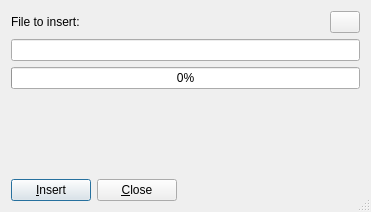
<ui version="4.0" >
 <class>InsertFileDialog_base</class>
 <widget class="QDialog" name="InsertFileDialog_base" >
  <property name="geometry" >
   <rect>
    <x>0</x>
    <y>0</y>
    <width>371</width>
    <height>212</height>
   </rect>
  </property>
  <property name="windowTitle" >
   <string>Insert File dialog</string>
  </property>
  <property name="windowIcon">
   <iconset resource="gex.qrc">
    <normaloff>:/gex/icons/gex_application_48x48.png</normaloff>:/gex/icons/gex_application_48x48.png</iconset>
  </property>
  <property name="autoFillBackground" >
   <bool>true</bool>
  </property>
  <property name="sizeGripEnabled" >
   <bool>true</bool>
  </property>
  <layout class="QVBoxLayout" >
   <item>
    <layout class="QHBoxLayout" >
     <item>
      <widget class="QLabel" name="labelFileName" >
       <property name="text" >
        <string>File to insert:</string>
       </property>
       <property name="wordWrap" >
        <bool>false</bool>
       </property>
      </widget>
     </item>
     <item>
      <widget class="QPushButton" name="buttonSelect" >
       <property name="sizePolicy" >
        <sizepolicy vsizetype="Fixed" hsizetype="Fixed" >
         <horstretch>0</horstretch>
         <verstretch>0</verstretch>
        </sizepolicy>
       </property>
       <property name="maximumSize" >
        <size>
         <width>30</width>
         <height>30</height>
        </size>
       </property>
       <property name="toolTip" >
        <string>Select or Drag over the file to convert</string>
       </property>
       <property name="text" >
        <string/>
       </property>
       <property name="icon" >
        <iconset resource="gex.qrc" >
         <normaloff>:/gex/icons/file_open.png</normaloff>:/gex/icons/file_open.png</iconset>
       </property>
       <property name="iconSize" >
        <size>
         <width>32</width>
         <height>32</height>
        </size>
       </property>
      </widget>
     </item>
    </layout>
   </item>
   <item>
    <widget class="QLineEdit" name="editFileName" >
     <property name="acceptDrops" >
      <bool>false</bool>
     </property>
     <property name="toolTip" >
      <string>File to convert...</string>
     </property>
     <property name="readOnly" >
      <bool>true</bool>
     </property>
    </widget>
   </item>
   <item>
    <widget class="QProgressBar" name="progressBar" >
     <property name="value" >
      <number>0</number>
     </property>
     <property name="alignment" >
      <set>Qt::AlignCenter</set>
     </property>
    </widget>
   </item>
   <item>
    <spacer name="spacer3" >
     <property name="orientation" >
      <enum>Qt::Vertical</enum>
     </property>
     <property name="sizeType" >
      <enum>QSizePolicy::Expanding</enum>
     </property>
     <property name="sizeHint" stdset="0" >
      <size>
       <width>20</width>
       <height>40</height>
      </size>
     </property>
    </spacer>
   </item>
   <item>
    <layout class="QHBoxLayout" >
     <item>
      <widget class="QPushButton" name="buttonInsert" >
       <property name="text" >
        <string>&amp;Insert</string>
       </property>
       <property name="shortcut" >
        <string>Alt+I</string>
       </property>
       <property name="autoDefault" >
        <bool>true</bool>
       </property>
       <property name="default" >
        <bool>true</bool>
       </property>
      </widget>
     </item>
     <item>
      <widget class="QPushButton" name="buttonClose" >
       <property name="text" >
        <string>&amp;Close</string>
       </property>
       <property name="shortcut" >
        <string>Alt+C</string>
       </property>
       <property name="autoDefault" >
        <bool>true</bool>
       </property>
      </widget>
     </item>
     <item>
      <spacer name="spacer2" >
       <property name="orientation" >
        <enum>Qt::Horizontal</enum>
       </property>
       <property name="sizeType" >
        <enum>QSizePolicy::Expanding</enum>
       </property>
       <property name="sizeHint" stdset="0" >
        <size>
         <width>40</width>
         <height>20</height>
        </size>
       </property>
      </spacer>
     </item>
    </layout>
   </item>
  </layout>
 </widget>
 <layoutdefault spacing="6" margin="11" />
 <resources>
  <include location="gex.qrc" />
 </resources>
 <connections/>
</ui>
